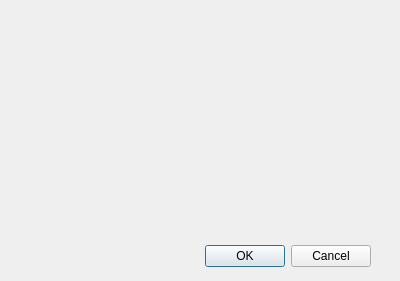
<?xml version="1.0" encoding="UTF-8"?>
<ui version="4.0">
 <class>Dialog</class>
 <widget class="QDialog" name="Dialog">
  <property name="geometry">
   <rect>
    <x>0</x>
    <y>0</y>
    <width>400</width>
    <height>281</height>
   </rect>
  </property>
  <property name="windowTitle">
   <string>Dialog</string>
  </property>
  <widget class="QDialogButtonBox" name="buttonBox">
   <property name="geometry">
    <rect>
     <x>30</x>
     <y>240</y>
     <width>341</width>
     <height>32</height>
    </rect>
   </property>
   <property name="orientation">
    <enum>Qt::Horizontal</enum>
   </property>
   <property name="standardButtons">
    <set>QDialogButtonBox::Cancel|QDialogButtonBox::Ok</set>
   </property>
  </widget>
 </widget>
 <resources/>
 <connections>
  <connection>
   <sender>buttonBox</sender>
   <signal>accepted()</signal>
   <receiver>Dialog</receiver>
   <slot>accept()</slot>
   <hints>
    <hint type="sourcelabel">
     <x>248</x>
     <y>254</y>
    </hint>
    <hint type="destinationlabel">
     <x>157</x>
     <y>274</y>
    </hint>
   </hints>
  </connection>
  <connection>
   <sender>buttonBox</sender>
   <signal>rejected()</signal>
   <receiver>Dialog</receiver>
   <slot>reject()</slot>
   <hints>
    <hint type="sourcelabel">
     <x>316</x>
     <y>260</y>
    </hint>
    <hint type="destinationlabel">
     <x>286</x>
     <y>274</y>
    </hint>
   </hints>
  </connection>
 </connections>
</ui>
